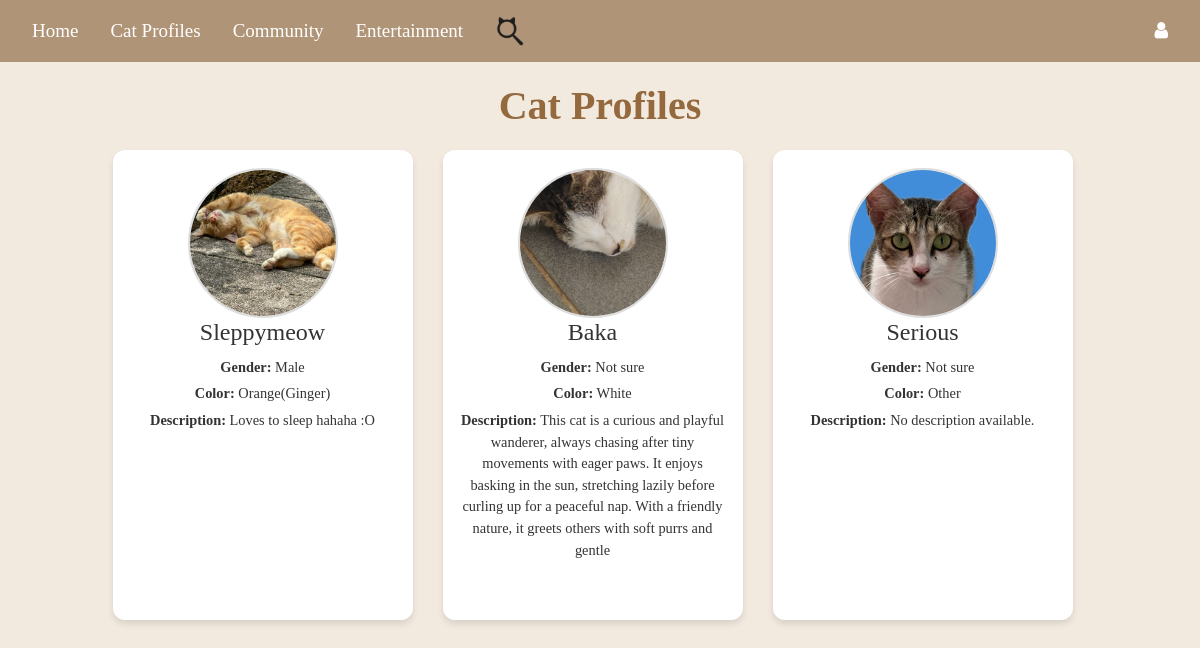
The app's page /view_profiles, older data.
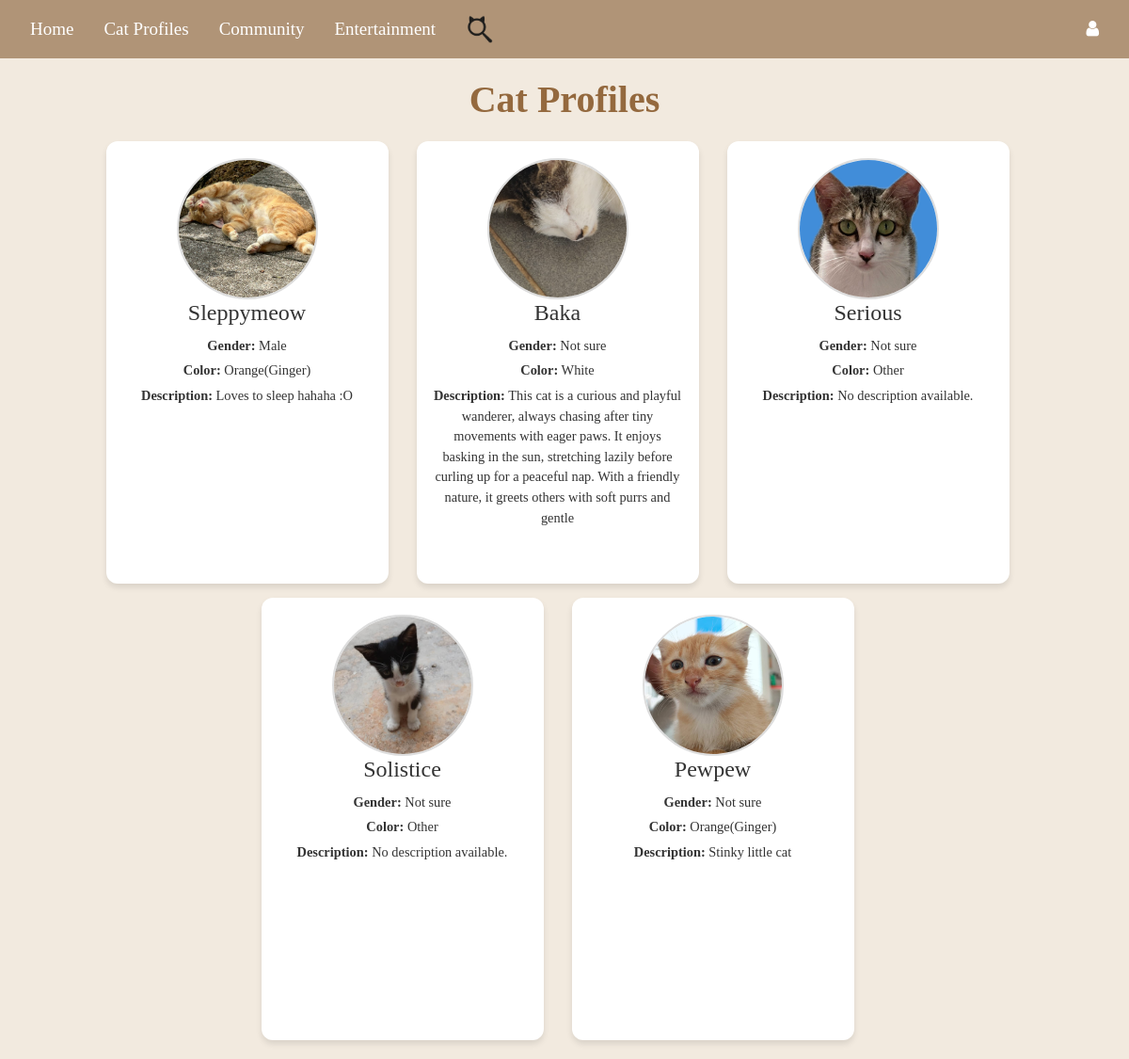
The same page, newer data.
### tables this page shows
CREATE TABLE "profiles" (
	"id"	INTEGER,
	"name"	TEXT NOT NULL,
	"gender"	TEXT NOT NULL,
	"color"	TEXT NOT NULL,
	"description"	TEXT,
	"photo"	TEXT NOT NULL,
	"creator"	TEXT NOT NULL,
	PRIMARY KEY("id" AUTOINCREMENT)
);

### Website/catprofile.py (the view)
@catprofile_bp.route('/view_profiles')
def view_profiles(): #View all cat profiles
    with get_db_connection() as conn: #Connect to the database to fetch data
        profiles = conn.execute('SELECT * FROM profiles').fetchall() #Get all cat profiles from the database
    profiles = [dict(profile) for profile in profiles] #Convert sqlite3.Row to dictionary
    for profile in profiles:
        if profile['photo'] and profile['photo'] != '':
            profile['photo_url'] = url_for('static', filename=f'uploads/{profile["photo"]}')
            full_path = os.path.join(app.config['UPLOAD_FOLDER'], os.path.basename(profile['photo']))
            if not os.path.exists(full_path):  #Check if the file exists
                profile['photo_url'] = "uploads/default.png"
        else:
            profile['photo_url'] = "uploads/default.png"  #Use a default placeholder image
    return render_template('viewprofile.html', profiles=profiles, user=current_user)

### Website/catprofile.py (called while the page is built)
def get_db_connection():
    db_path = os.path.join(os.path.dirname(__file__), '..', 'instance', 'datebase.db')
    conn = sqlite3.connect(db_path)  #Creates a connection to the database datebase.db
    conn.execute('PRAGMA journal_mode=WAL;')  #Activates Write-Ahead Logging (WAL) in SQLite, enabling simultaneous database reads while a process is writing, improving efficiency and synchronization
    conn.row_factory = sqlite3.Row  #Access rows as dictionaries
    return conn

### Website/templates/viewprofile.html (shortened to what this page needs)
{% extends 'base.html' %}
{% block content %}
<div style="padding: 20px;">
    <h1 style="text-align: center; margin-bottom: 20px; font-family: 'Times New Roman', Times, serif; color: #94693e; font-weight: bold;">Cat Profiles</h1>
    <div class="profile-container">
        {% for profile in profiles %}
            {% if not profile.deleted %}
            <div class="profile-card" style="display: inline-block; width: 300px; height: 470px; border-radius: 12px; background: #fff; overflow: hidden; padding: 18px; text-align: center; margin-right: 15px; box-shadow: 0px 4px 6px rgba(0, 0, 0, 0.1); font-family: 'Times New Roman', Times, serif;">
                {% if profile.photo %}
                    <img class="profile-picture" src="{{ url_for('static', filename='uploads/' + profile.photo) }}" alt="{{ profile.name }}" style="width: 150px; height: 150px; border-radius: 50%; border: 2px solid #ddd; margin: 0 auto; position: relative; overflow: hidden; display: block; object-fit: cover;">
                {% else %}
                    <img class="profile-picture" src="{{ url_for('static', filename='uploads/default.png') }}" alt="Default Placeholder">
                {% endif %}
                <h2 style="margin: 0 0 10px; font-size: 1.5rem; color: #333;">{{ profile.name }}</h2>
                <p style="margin: 0 0 5px; font-size: 0.9rem; color: #333"><strong>Gender:</strong> {{ profile.gender }}</p>
                <p style="margin: 0 0 5px; font-size: 0.9rem; color: #333"><strong>Color:</strong> {{ profile.color }}</p>
                <p class="description" style="margin: 0 0 10px; font-size: 0.9rem; color: #333;">
                    <strong>Description:</strong> {{ profile.description or 'No description available.' }}
                </p>
            </div>
        {% endif %}
    {% endfor %}
    </div>
</div>
{% endblock %}

### Website/templates/base.html (shortened to what this page needs)
<!DOCTYPE html>
<html>
<head>
    <link rel="stylesheet" href="https://stackpath.bootstrapcdn.com/bootstrap/4.4.1/css/bootstrap.min.css"
 />
    <link rel="stylesheet" href="https://stackpath.bootstrapcdn.com/font-awesome/4.7.0/css/font-awesome.min.css"
 />
</head>
<body>
<nav class="navbar navbar-expand-lg navbar-dark" style="background-color: rgb(176, 148, 119);">
    <a class="nav-item nav-link" style="font-family: 'Times New Roman'; color: white; font-size: 19px;" href="/">Home</a>
    <div class="dropdown nav-item">
        <a class="nav-link" href="#" id="dropdownMenuLink" aria-haspopup="true" aria-expanded="false"
           style="font-family: 'Times New Roman'; color: white; font-size: 19px;">
            Cat Profiles
        </a>
    </div>
    <a class="nav-item nav-link" style="font-family: 'Times New Roman'; color: white; font-size: 19px;" href="{{ url_for('community.community_feature') }}">
        Community
    </a>
    <div class="dropdown nav-item">
        <a class="nav-link" href="#" id="dropdownMenuLink" aria-haspopup="true" aria-expanded="false"
           style="font-family: 'Times New Roman'; color: white; font-size: 19px;">
            Entertainment
        </a>
    </div>
    <a class="nav-item nav-link" href="{{ url_for('search.search_feature') }}" style="color: white; font-size: 19px;">
        <img src="{{ url_for('static', filename='Images/option2.png') }}" alt="Search" style="width: 30px; height: 30px;">
    </a>
    <div class="ml-auto d-flex align-items-center">
        <div class="dropdown">
            <a class="nav-link" href="#" aria-haspopup="true" aria-expanded="false" style="color: white; font-size: 19px;">
                <i class="fa fa-user" aria-hidden="true"></i>
            </a>
        </div>
    </div>
</nav>
<div class="container-fluid">{% block content %}{% endblock %}</div>
</body>
</html>

### Website/templates/base.html (style rules this page uses)
.dropdown { position: relative; display: inline-block; }
.navbar { display: flex; justify-content: space-between; align-items: center; }
.ml-auto { margin-left: auto !important; }
body { background-color: #f9f4ef; }

### Website/templates/viewprofile.html (style rules this page uses)
body { background-color: #f2eadf; }
.profile-picture { width: 100px; height: 100px; border-radius: 50%; object-fit: cover; display: block; }
.profile-card p { word-wrap: break-word; overflow-wrap: anywhere; line-height: 1.5; }
.profile-card { border-radius: 12px; background: #fff; overflow: hidden; padding: 20px; text-align: left; box-shadow: 0px 4px 6px rgba(0, 0, 0, 0.1); flex-direction: column; justify-content: flex-start; position: relative; }
.profile-card p.description { text-align:center; flex-grow: 1; overflow: visible; margin-top: 10px; }
.profile-container { display: flex; flex-wrap: wrap; gap: 15px; justify-content: center; }
.description { flex-grow: 1; overflow: visible; white-space: normal; }

Row changes from the older to the newer data that the page shows:
added profiles: photo (picture), name "Solistice", gender "Not sure", color "Other", description "No description available."
added profiles: photo (picture), name "Pewpew", gender "Not sure", color "Orange(Ginger)", description "Stinky little cat"
